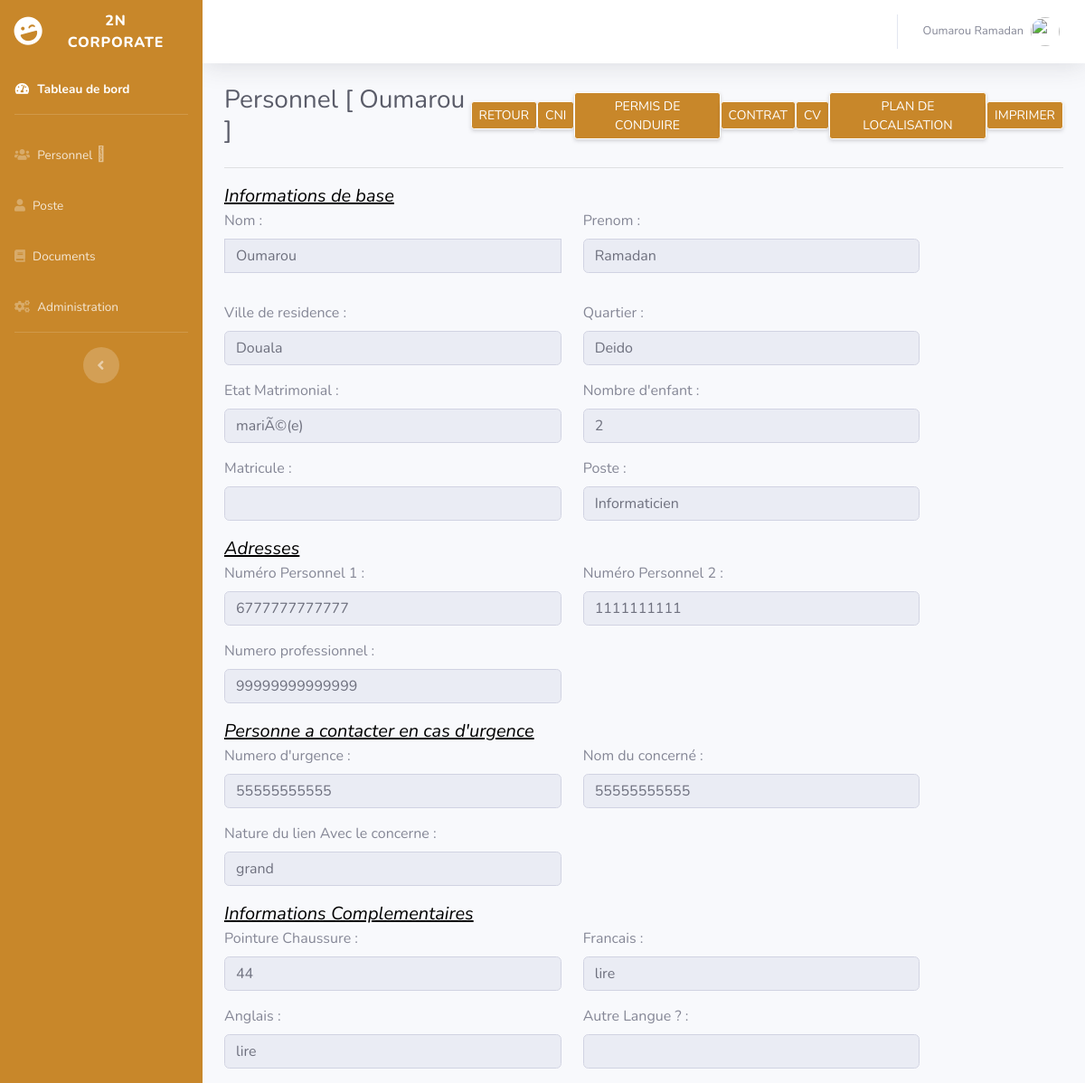
Page /voir_personnel.php?ID_PERSONNEL=7 (signed in) on the committed database.
### tables this page shows
CREATE TABLE IF NOT EXISTS `personnel` (
  `ID_PERSONNEL` int(11) NOT NULL AUTO_INCREMENT,
  `ID_POSTE` int(11) DEFAULT NULL,
  `NOM` varchar(150) DEFAULT NULL,
  `PRENOM` varchar(150) DEFAULT NULL,
  `mdp` varchar(200) DEFAULT NULL,
  `ORANGE` varchar(15) DEFAULT NULL,
  `MTN` varchar(12) DEFAULT NULL,
  `PHONE_PRO` varchar(128) DEFAULT NULL,
  `CNI` varchar(128) DEFAULT NULL,
  `VILLE_RESIDENCE` varchar(128) DEFAULT NULL,
  `QUARTIER` varchar(128) DEFAULT NULL,
  `DTE_EMBAUCHE` datetime DEFAULT current_timestamp(),
  `CONTRAT` varchar(128) DEFAULT NULL,
  `PERMIS_CONDUIRE` varchar(128) DEFAULT NULL,
  `CONTACT_URGENT` varchar(15) DEFAULT NULL,
  `NOM_URGENT` varchar(128) DEFAULT NULL,
  `LIEN_PARENTER` varchar(128) DEFAULT NULL,
  `PLAN_LOCALISATION` varchar(128) DEFAULT NULL,
  `ETAT_MATRIMONIAL` varchar(128) DEFAULT NULL,
  `NBRE_ENFANT` varchar(11) DEFAULT NULL,
  `POINTURE` varchar(128) DEFAULT NULL,
  `CV` varchar(128) DEFAULT NULL,
  `FRANCAIS` varchar(32) DEFAULT NULL,
  `ANGLAIS` varchar(32) DEFAULT NULL,
  `AUTRE_LANGUE` varchar(128) DEFAULT NULL,
  `ROLE` varchar(32) DEFAULT NULL,
  `STATUT` varchar(20) DEFAULT NULL,
  `MATRICULE` varchar(50) DEFAULT NULL,
  PRIMARY KEY (`ID_PERSONNEL`),
  KEY `I_FK_PERSONNEL_POSTE` (`ID_POSTE`)
);

CREATE TABLE IF NOT EXISTS `poste` (
  `ID_POSTE` int(11) NOT NULL AUTO_INCREMENT,
  `NOM_POSTE` varchar(128) NOT NULL,
  `create_poste` datetime NOT NULL DEFAULT current_timestamp(),
  PRIMARY KEY (`ID_POSTE`)
);

### function.php (called while the page is built, shortened)
<?php
function personnel($id_personnel){
  require ('bd.php');
  $req = $bdd->prepare('SELECT * FROM Personnel WHERE ID_PERSONNEL = ?');
  $req->execute(array($id_personnel));
  $req = $req->fetch();
  return $req;
}
function get_poste($id_poste){
  require ('bd.php');
  $req = $bdd->prepare('SELECT NOM_POSTE FROM Poste WHERE ID_POSTE = ? ');
  $req->execute(array($id_poste));
  $req = $req->fetch();
  return $req['NOM_POSTE'];
}
function get_user($id_pers){
  require ('bd.php');
  $req = $bdd->prepare('SELECT PRENOM FROM personnel WHERE ID_PERSONNEL = ? ');
  $req->execute(array($id_pers));
  $req = $req->fetch();
  return $req['PRENOM'];
}
?>

### voir_personnel.php (the view, shortened to what this page needs)
<?php
require ('function.php');
  $id_personnel = $_GET['ID_PERSONNEL'];
  $perso = personnel($id_personnel);
 ?>
<!DOCTYPE html>
<html lang="fr">
<head>
    <link href="vendor/fontawesome-free/css/all.min.css" rel="stylesheet" type="text/css">
    <link href="css/sb-admin-2.css" rel="stylesheet">
</head>
<body id="page-top">
    <div id="wrapper">
      <?php require 'header.php'; ?>
                <div class="container">
                  <form id="form_personnel" action="" method="post">
                    <div class="d-sm-flex align-items-center justify-content-between mb-4">
                        <h1 class="h3 mb-0 text-gray-800">Personnel [ <?php echo $perso['NOM'] ?> ]</h1>
                        <a class="d-none d-sm-inline-block btn btn-sm btn-primary shadow-sm" href="tables.php">RETOUR</a>
                        <?php if(!empty($perso['CNI'])){ ?>
                        <a class="d-none d-sm-inline-block btn btn-sm btn-primary shadow-sm" href="personnels/<?= get_user($perso['ID_PERSONNEL']); ?>/<?= $perso['CNI'] ?>">CNI</a>
                        <?php } ?>
                        <?php if(!empty($perso['PERMIS_CONDUIRE'])){ ?>
                        <a class="d-none d-sm-inline-block btn btn-sm btn-primary shadow-sm" href="personnels/<?= get_user($perso['ID_PERSONNEL']); ?>/<?= $perso['PERMIS_CONDUIRE'] ?>">PERMIS DE CONDUIRE</a>
                        <?php } ?>
                        <?php if(!empty($perso['CONTRAT'])){ ?>
                        <a class="d-none d-sm-inline-block btn btn-sm btn-primary shadow-sm" href="personnels/<?= get_user($perso['ID_PERSONNEL']); ?>/<?= $perso['CONTRAT'] ?>">CONTRAT</a>
                        <?php } ?>
                        <?php if(!empty($perso['CV'])){ ?>
                        <a class="d-none d-sm-inline-block btn btn-sm btn-primary shadow-sm" href="personnels/<?= get_user($perso['ID_PERSONNEL']); ?>/<?= $perso['CV'] ?>">CV</a>
                        <?php } ?>
                        <?php if(!empty($perso['PLAN_LOCALISATION'])){ ?>
                        <a class="d-none d-sm-inline-block btn btn-sm btn-primary shadow-sm" href="personnels/<?= get_user($perso['ID_PERSONNEL']); ?>/<?= $perso['PLAN_LOCALISATION'] ?>">PLAN DE LOCALISATION</a>
                        <?php } ?>
                        <a class="d-none d-sm-inline-block btn btn-sm btn-primary shadow-sm" href="voir.php?ID_PERSONNEL=<?php echo $perso['ID_PERSONNEL'] ?>">IMPRIMER</a>
                    </div>
                    <hr>
                        <div class="row">
                          <div class="col-12">
                            <em style="color:#000;font-size:20px;text-decoration:underline">Informations de base</em>
                          </div>
                          <div class="form-group col-5">
                            <div class="form-group">
                              <label for="nom">Nom : </label>
                              <input style="border-radius:0px" disabled value="<?php echo $perso['NOM'] ?>" type="text" id="nom" autocomplete="off" class="form-control" name="nom">
                            </div>
                          </div>
                          <div class="form-group col-5">
                            <label for="prenom">Prenom :  </label>
                            <input type="text" disabled value="<?php echo $perso['PRENOM'] ?>" id="prenom" autocomplete="off" class="form-control" name="prenom">
                          </div>
                          <div class="form-group col-5">
                            <label>Ville de residence :  </label>
                            <input type="text" id="ville" disabled value="<?php echo $perso['VILLE_RESIDENCE'] ?>" autocomplete="off" class="form-control" name="ville">
                          </div>
                          <div class="form-group col-5">
                            <label>Quartier :  </label>
                            <input type="text" id="quartier" disabled value="<?php echo $perso['QUARTIER'] ?>" autocomplete="off" class="form-control" name="quartier">
                          </div>
                          <div class="form-group col-5">
                            <label>Etat Matrimonial :  </label>
                            <input type="text" id="matrimonial" disabled value="<?php echo $perso['ETAT_MATRIMONIAL'] ?>" autocomplete="off" class="form-control" name="matrimonial">
                          </div>
                          <div class="form-group col-5">
                            <label>Nombre d'enfant :  </label>
                            <input type="text" id="ville" disabled value="<?php echo $perso['NBRE_ENFANT'] ?>" autocomplete="off" class="form-control" name="nb_enfant">
                          </div>
                          <div class="form-group col-5">
                            <label>Matricule :  </label>
                            <input type="text" id="matricule" disabled value="<?php echo $perso['MATRICULE'] ?>" autocomplete="off" class="form-control" name="matricule">
                          </div>
                          <div class="form-group col-5">
                            <label>Poste :  </label>
                            <input type="text" id="ville"  disabled value="<?= get_poste($perso['ID_POSTE']); ?>" autocomplete="off" class="form-control" name="nb_enfant">
                          </div>
                          <div class="col-12">
                            <em style="color:#000;font-size:20px;text-decoration:underline">Adresses</em>
                          </div>
                          <div class="form-group col-5">
                            <label>Numéro Personnel 1 :  </label>
                            <input type="number" id="orange" disabled value="<?php echo $perso['ORANGE'] ?>" autocomplete="off" class="form-control" name="orange">
                          </div>
                          <div class="form-group col-5">
                            <label>Numéro Personnel 2 :  </label>
                            <input type="number" id="mtn" disabled value="<?php echo $perso['MTN'] ?>" autocomplete="off" class="form-control" name="mtn">
                          </div>
                          <div class="form-group col-5">
                            <label>Numero professionnel :  </label>
                            <input type="number" id="num_pro" disabled value="<?php echo $perso['PHONE_PRO'] ?>" autocomplete="off" class="form-control" name="num_pro">
                          </div>
                          <div class="col-12">
                            <em style="color:#000;font-size:20px;text-decoration:underline">Personne a contacter en cas d'urgence</em>
                          </div>
                          <div class="form-group col-5">
                            <label>Numero d'urgence :  </label>
                            <input type="text" disabled value="<?php echo $perso['CONTACT_URGENT'] ?>" id="num_urgence" autocomplete="off" class="form-control" name="num_urgence">
                          </div>
                          <div class="form-group col-5">
                            <label>Nom du concerné :  </label>
                            <input type="text" disabled value="<?php echo $perso['NOM_URGENT'] ?>" id="nom_urgence" autocomplete="off" class="form-control" name="nom_urgence">
                          </div>
                          <div class="form-group col-5">
                            <label>Nature du lien Avec le concerne :  </label>
                            <input type="text" disabled value="<?php echo $perso['LIEN_PARENTER'] ?>" id="lien" placeholder="Ex:Mon frere" autocomplete="off" class="form-control" name="lien">
                          </div>
                          <div class="col-12">
                            <em style="color:#000;font-size:20px;text-decoration:underline">Informations Complementaires</em>
                          </div>
                          <div class="form-group col-5">
                            <label>Pointure Chaussure :  </label>
                            <input type="text" disabled value="<?php echo $perso['POINTURE'] ?>" id="pointure" autocomplete="off" class="form-control" name="pointure">
                          </div>
                          <div class="form-group col-5">
                            <label>Francais :  </label>
                            <input type="text" disabled value="<?php echo $perso['FRANCAIS'] ?>" id="langue" autocomplete="off" class="form-control" name="langue">
                          </div>
                          <div class="form-group col-5">
                            <label>Anglais :  </label>
                            <input type="text" disabled value="<?php echo $perso['ANGLAIS'] ?>" id="langue" autocomplete="off" class="form-control" name="langue">
                          </div>
                          <div class="form-group col-5">
                            <label>Autre Langue ? : </label>
                            <input type="text" disabled value="<?php echo $perso['AUTRE_LANGUE'] ?>" id="langue" autocomplete="off" class="form-control" name="langue">
                          </div>
                          </div>
                        </div>
                </div>
            </div>
        </div>
</body>
</html>

### voir_personnel.php (style rules this page uses)
input { border-radius: 0px; }

### rows in the picture
personnel: NOM "Oumarou", nom "Oumarou", prenom "Ramadan", ville "Douala", quartier "Deido", matrimonial "mariÃ©(e)", nb_enfant "2", nb_enfant "Informaticien", orange "6777777777777", mtn "1111111111", num_pro "99999999999999", num_urgence "55555555555", nom_urgence "55555555555", lien "grand", pointure "44", langue "lire"

### other values in the picture
$_SESSION['nom'] "Oumarou"
$_SESSION['prenom'] "Ramadan"
